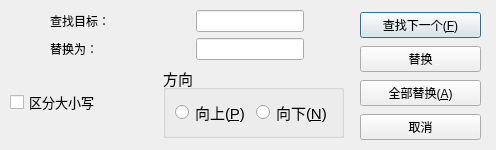
<?xml version="1.0" encoding="UTF-8"?>
<ui version="4.0">
 <class>ReplaceDialog</class>
 <widget class="QDialog" name="ReplaceDialog">
  <property name="geometry">
   <rect>
    <x>0</x>
    <y>0</y>
    <width>496</width>
    <height>150</height>
   </rect>
  </property>
  <property name="minimumSize">
   <size>
    <width>490</width>
    <height>150</height>
   </size>
  </property>
  <property name="maximumSize">
   <size>
    <width>520</width>
    <height>160</height>
   </size>
  </property>
  <property name="windowTitle">
   <string>替换</string>
  </property>
  <property name="windowIcon">
   <iconset resource="res.qrc">
    <normaloff>:/res/img/img/replace3.png</normaloff>:/res/img/img/replace3.png</iconset>
  </property>
  <widget class="QWidget" name="layoutWidget">
   <property name="geometry">
    <rect>
     <x>360</x>
     <y>10</y>
     <width>121</width>
     <height>135</height>
    </rect>
   </property>
   <layout class="QVBoxLayout" name="verticalLayout">
    <item>
     <widget class="QPushButton" name="btnSearchNext">
      <property name="text">
       <string>查找下一个(&amp;F)</string>
      </property>
     </widget>
    </item>
    <item>
     <widget class="QPushButton" name="btnReplace">
      <property name="text">
       <string>替换</string>
      </property>
     </widget>
    </item>
    <item>
     <widget class="QPushButton" name="btnReplaceAll">
      <property name="text">
       <string>全部替换(&amp;A)</string>
      </property>
     </widget>
    </item>
    <item>
     <widget class="QPushButton" name="pushButton_4">
      <property name="text">
       <string>取消</string>
      </property>
     </widget>
    </item>
   </layout>
  </widget>
  <widget class="QWidget" name="layoutWidget">
   <property name="geometry">
    <rect>
     <x>10</x>
     <y>10</y>
     <width>334</width>
     <height>128</height>
    </rect>
   </property>
   <layout class="QVBoxLayout" name="verticalLayout_2">
    <item>
     <layout class="QHBoxLayout" name="horizontalLayout">
      <item>
       <widget class="QLabel" name="label">
        <property name="sizePolicy">
         <sizepolicy hsizetype="Fixed" vsizetype="Fixed">
          <horstretch>0</horstretch>
          <verstretch>0</verstretch>
         </sizepolicy>
        </property>
        <property name="minimumSize">
         <size>
          <width>100</width>
          <height>0</height>
         </size>
        </property>
        <property name="maximumSize">
         <size>
          <width>100</width>
          <height>16777215</height>
         </size>
        </property>
        <property name="text">
         <string>查找目标：</string>
        </property>
       </widget>
      </item>
      <item>
       <widget class="QLineEdit" name="searchText">
        <property name="sizePolicy">
         <sizepolicy hsizetype="Fixed" vsizetype="Fixed">
          <horstretch>0</horstretch>
          <verstretch>0</verstretch>
         </sizepolicy>
        </property>
       </widget>
      </item>
     </layout>
    </item>
    <item>
     <layout class="QHBoxLayout" name="horizontalLayout_2">
      <item>
       <widget class="QLabel" name="label_2">
        <property name="sizePolicy">
         <sizepolicy hsizetype="Fixed" vsizetype="Fixed">
          <horstretch>0</horstretch>
          <verstretch>0</verstretch>
         </sizepolicy>
        </property>
        <property name="minimumSize">
         <size>
          <width>100</width>
          <height>0</height>
         </size>
        </property>
        <property name="maximumSize">
         <size>
          <width>100</width>
          <height>16777215</height>
         </size>
        </property>
        <property name="text">
         <string>替换为：</string>
        </property>
       </widget>
      </item>
      <item>
       <widget class="QLineEdit" name="replacelineEdit">
        <property name="sizePolicy">
         <sizepolicy hsizetype="Fixed" vsizetype="Fixed">
          <horstretch>0</horstretch>
          <verstretch>0</verstretch>
         </sizepolicy>
        </property>
       </widget>
      </item>
     </layout>
    </item>
    <item>
     <layout class="QHBoxLayout" name="horizontalLayout_4">
      <item>
       <widget class="QCheckBox" name="aBcheckBox">
        <property name="font">
         <font>
          <pointsize>10</pointsize>
         </font>
        </property>
        <property name="text">
         <string>区分大小写</string>
        </property>
       </widget>
      </item>
      <item>
       <widget class="QGroupBox" name="groupBox">
        <property name="maximumSize">
         <size>
          <width>16777215</width>
          <height>90</height>
         </size>
        </property>
        <property name="font">
         <font>
          <pointsize>11</pointsize>
         </font>
        </property>
        <property name="title">
         <string>方向</string>
        </property>
        <layout class="QGridLayout" name="gridLayout">
         <item row="0" column="0">
          <widget class="QRadioButton" name="rbUp">
           <property name="text">
            <string>向上(&amp;P)</string>
           </property>
          </widget>
         </item>
         <item row="0" column="1">
          <widget class="QRadioButton" name="rbDown">
           <property name="text">
            <string>向下(&amp;N)</string>
           </property>
          </widget>
         </item>
        </layout>
       </widget>
      </item>
     </layout>
    </item>
   </layout>
  </widget>
 </widget>
 <resources>
  <include location="res.qrc"/>
 </resources>
 <connections/>
</ui>
